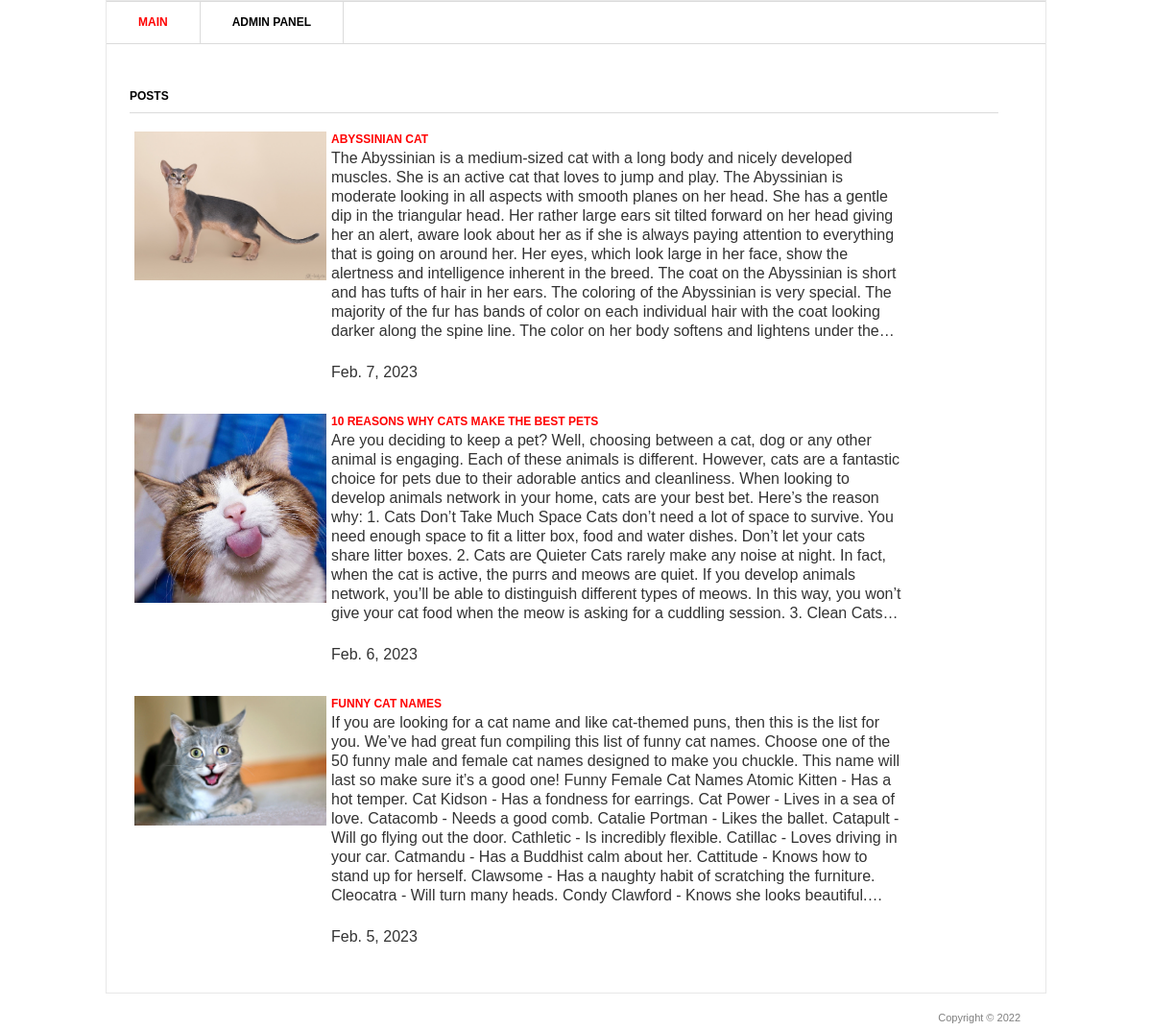
The page / on the database its author committed.
### blog/models.py (models this page shows, shortened)
class Post(models.Model):
    title = models.CharField('Title', max_length=100)
    description = models.TextField('Main text')
    author = models.CharField('Author name', max_length=100)
    date = models.DateField('Date')
    img = models.ImageField('Image', upload_to='image/%Y')
    class Meta:
        verbose_name = 'Post'
        verbose_name_plural = 'Posts'

### blog/views.py (the view)
# urls.py: urlpatterns = [path('', views.PostView.as_view()),
class PostView(View):
    def get(self, request):
        posts = Post.objects.all()
        return render(request, 'blog/blog.html', {'post_list': posts})

### templates/blog/blog.html (shortened to what this page needs)
<!DOCTYPE>
{% load static %}
<html >
<head>
	<link rel="stylesheet" href="{% static 'css/style.css' %}" type="text/css" media="all" />
</head>
<body>
<div class="shell">
	<div class="border">
		<div id="navigation">
			<ul>
			    <li><a href="/" class="active">Main</a></li>
			    <li><a href="/admin">Admin panel</a></li>
			</ul>
		</div>
		<div id="main">
			<div id="content" class="left">
				<div class="projects">
					<h3>Posts</h3>
					{% for post in post_list %}
					<div class="item">
						<div class="image left">
							<a href="#"><img src="{{ post.img.url }}" width="200px" /></a>
						</div>
						<div class="text left">
							<h4><a href="{{ post.id }}">{{ post.title }}</a></h4>
							<p class="post-desc">{{ post.description }}</p>
							<br>
							<p>{{ post.date }}</p>
						</div>
					</div>
					{% endfor %}
				</div>
			</div>
		</div>
	</div>
	<div id="footer">
		<p class="copy right">Copyright &copy;  2022 </p>
	</div>
</div>
</body>
</html>

### static/css/style.css (style rules this page uses)
* { margin: 0; padding: 0; outline:0; }
body { font-size: 12px; line-height: 20px; font-family: Georgia, Arial, Helvetica, Sans-Serif; color: #333; background: url() repeat 0 0; }
a { color: #ff0000; text-decoration: none; cursor:pointer; }
a img { border: 0; }
.left, .alignleft { float: left; display: inline; }
.right, .alignright { float: right; display: inline; }
.shell { width: 980px; margin: 0 auto; }
.border { border: 1px solid #e8e8e8; background: #fff; position: relative; }
#navigation { height: 43px; border-top: 1px solid #dbdbdb; border-bottom: 1px solid #dbdbdb; }
#navigation ul { list-style: none; }
#navigation ul li { float: left; height: 43px; border-right: 1px solid #dbdbdb; font-size: 12px; line-height: 43px; font-weight: bold; text-transform: uppercase; }
#navigation ul li a { float: left; height: 43px; color: #000; padding: 0 33px; }
#navigation ul li a:hover, #navigation ul li a.active { color: #ff0000; text-decoration: none; }
#main { width: 932px; padding: 37px 24px 17px 24px; }
#main h3 { font-size: 12px; line-height: 15px; color: #000; text-transform: uppercase; border-bottom: 1px solid #dbdbdb; padding: 0 0 9px 0; }
#content { width: 905px; }
.projects { padding: 10px 0 0 0; }
.projects h3 { margin: 0 0 17px 0; font-size: 20px; }
.projects .item { margin: 0 0 28px 0; }
.projects .image { width: 183px; height: 111px; border: 0px solid #dbdbdb; padding: 2px; margin: 0 20px 0 3px; }
.projects .text { width: 600px; }
.projects .text h4 { font-size: 12px; line-height: 15px; color: #333; text-transform: uppercase; padding: 3px 0 2px 0; }
.projects .text p { padding: 0 0 3px 0; }
.post-desc { display: -webkit-box; -webkit-line-clamp: 10; -webkit-box-orient: vertical; overflow: hidden; }
#footer { font-family: Arial, sans-serif; font-size: 11px; line-height: 14px; color: #7f7f7f; padding: 18px 27px 20px 38px; }
.item { font-size: 16px; }

### rows shown on the page
Post: img (picture), title "ABYSSINIAN CAT", description "The Abyssinian is a medium-sized cat with a long body and nicely developed muscles. She is an active cat that loves to jump and play. The Abyssinian is moderate looking in all aspects with smooth planes on her head. She has a gentle dip in the triangular head. Her rather large ears sit tilted forward on her head giving her an alert, aware look about her as if she is always paying attention to everything that is going on around her. Her eyes, which look large in her face, show the alertness and intelligence inherent in the breed. The coat on the Abyssinian is short and has tufts of hair in her ears. The coloring of the Abyssinian is very special. The majority of the fur has bands of color on…", date "Feb. 7, 2023"
Post: img (picture), title "10 REASONS WHY CATS MAKE THE BEST PETS", description "Are you deciding to keep a pet? Well, choosing between a cat, dog or any other animal is engaging. Each of these animals is different. However, cats are a fantastic choice for pets due to their adorable antics and cleanliness. When looking to develop animals network in your home, cats are your best bet. Here’s the reason why: 1. Cats Don’t Take Much Space Cats don’t need a lot of space to survive. You need enough space to fit a litter box, food and water dishes. Don’t let your cats share litter boxes. 2. Cats are Quieter Cats rarely make any noise at night. In fact, when the cat is active, the purrs and meows are quiet. If you develop animals network, you’ll be able to distinguish different…", date "Feb. 6, 2023"
Post: img (picture), title "FUNNY CAT NAMES", description "If you are looking for a cat name and like cat-themed puns, then this is the list for you. We’ve had great fun compiling this list of funny cat names. Choose one of the 50 funny male and female cat names designed to make you chuckle. This name will last so make sure it’s a good one! Funny Female Cat Names Atomic Kitten - Has a hot temper. Cat Kidson - Has a fondness for earrings. Cat Power - Lives in a sea of love. Catacomb - Needs a good comb. Catalie Portman - Likes the ballet. Catapult - Will go flying out the door. Cathletic - Is incredibly flexible. Catillac - Loves driving in your car. Catmandu - Has a Buddhist calm about her. Cattitude - Knows how to stand up for herself. Clawsome -…", date "Feb. 5, 2023"
